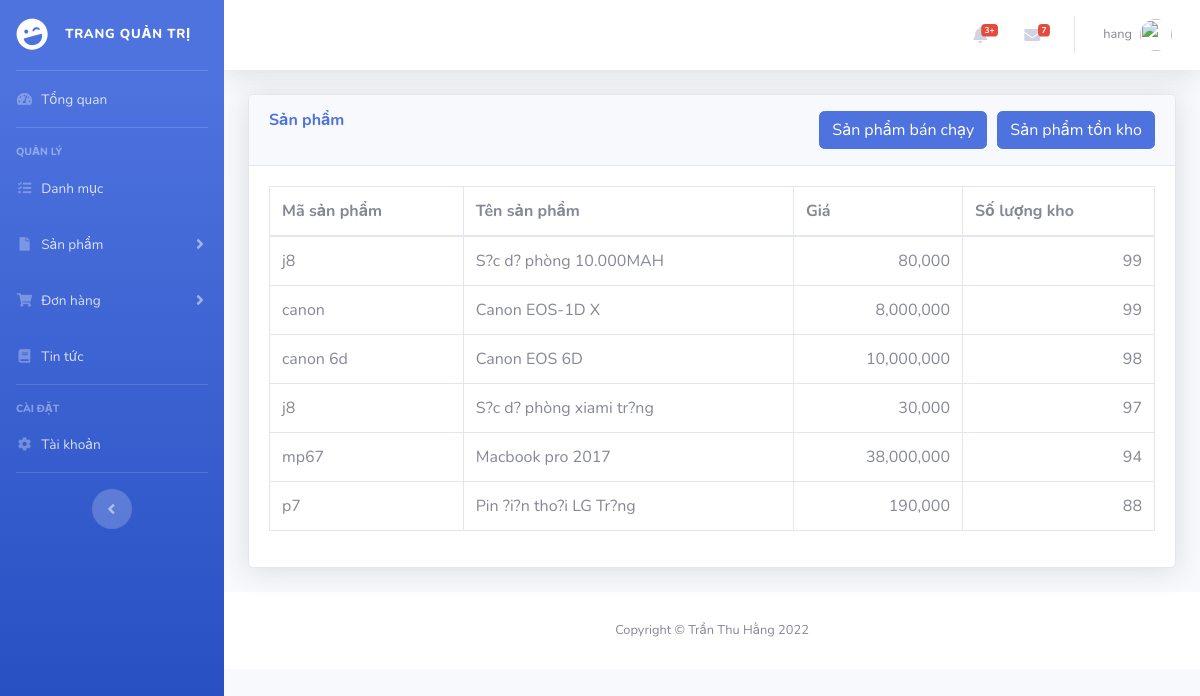
The page /mvc196/PHPAdmin/statistic.php (signed in) on the database as committed earlier.
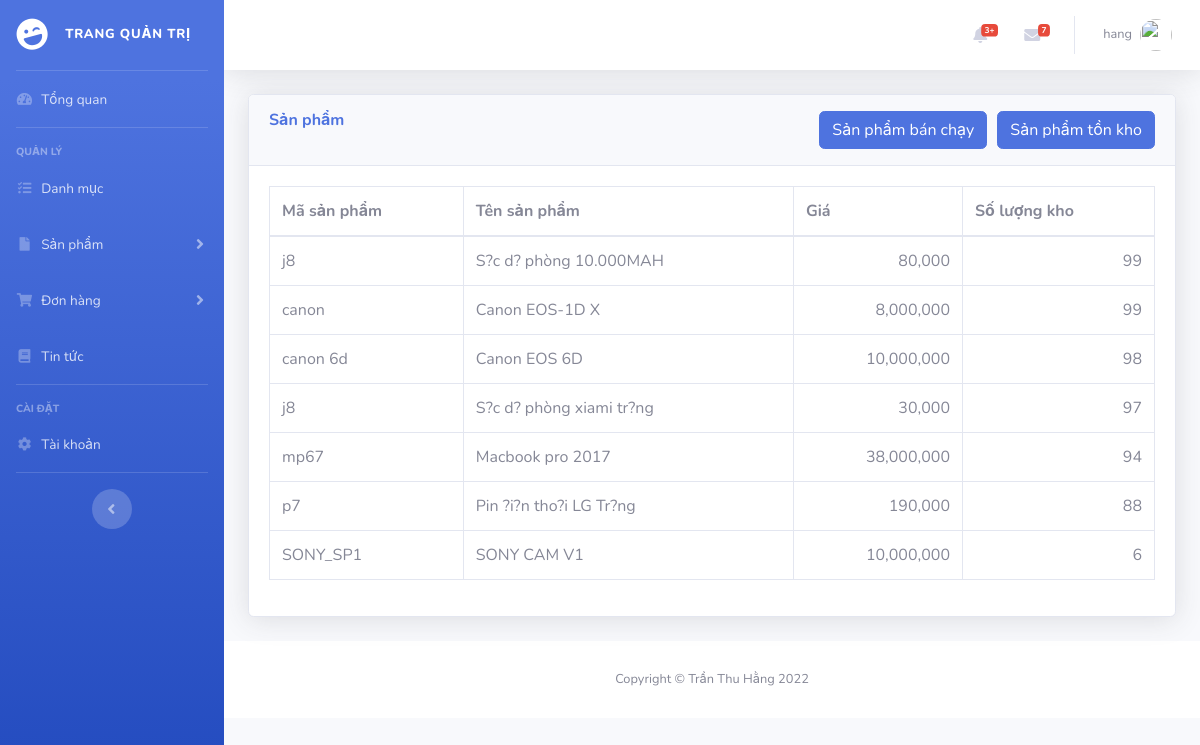
The same page on the database as committed later.
### tables this page shows
CREATE TABLE `products` (
  `id` int(11) NOT NULL,
  `name` varchar(255) NOT NULL,
  `code` varchar(255) NOT NULL,
  `image` varchar(100) NOT NULL,
  `price` float NOT NULL,
  `quantity` int(11) NOT NULL,
  `category_id` int(11) NOT NULL,
  `brand_id` int(11) NOT NULL,
  `status` int(11) NOT NULL DEFAULT 1,
  `content` longtext NOT NULL,
  `description` text DEFAULT NULL,
  `view_count` int(10) UNSIGNED DEFAULT 0
);

### mvc196/PHPAdmin/statistic.php (the view, shortened to what this page needs)
<?php
include('includes/header.php');
include('includes/navbar.php');
?>
<div class="container-fluid">
	<div class="card shadow mb-4">
		<div class="card-header py-3">
			<h6 class="m-0 font-weight-bold text-primary">Sản phẩm
				<a href="statistic.php">
					<button type="button" class="btn btn-primary" style="float: right">
						Sản phẩm tồn kho
					</button>
				</a>
				<a href="statisticBestSell.php">
					<button type="button" class="btn btn-primary" style="float: right; margin-right: 10px">
						Sản phẩm bán chạy
					</button>
				</a>
			</h6>
		</div>
		<div class="card-body">
			<div class="table-responsive">
				<?php
				$query = "SELECT * FROM `products` LEFT JOIN (SELECT product_id FROM `order_detail`) as r
							ON products.id = r.product_id
							WHERE product_id is not null
							GROUP BY id
							ORDER BY quantity DESC
							LIMIT 10";
				$query_run = mysqli_query($connection, $query);
				?>
				<table class="table table-bordered" id="dataTable" width="100%" cellspacing="0">
					<thead>
						<tr>
							<th> Mã sản phẩm </th>
							<th> Tên sản phẩm </th>
							<th> Giá </th>
							<th> Số lượng kho </th>
						</tr>
					</thead>
					<tbody>
						<?php
						if (mysqli_num_rows($query_run) > 0) {
							while ($row = mysqli_fetch_assoc($query_run)) {
						?>
								<tr>
									<td><?php echo $row['code']; ?></td>
									<td><?php echo $row['name']; ?></td>
									<td class="right"><?php echo number_format($row['price']); ?></td>
									<td class="right"><?php echo number_format($row['quantity']); ?></td>
								</tr>
						<?php
							}
						} else {
							echo "<tr><td colspan='5' style='text-align: center;'>Không có bản ghi</td><tr>";
						}
						?>
					</tbody>
				</table>
			</div>
		</div>
	</div>
</div>
<?php
include('includes/scripts.php');
include('includes/footer.php');
?>

Rows that differ between the two databases and show on the page:
now on this page (row edited): products: code "SONY_SP1", name "SONY CAM V1", price "10,000,000", quantity "6"
